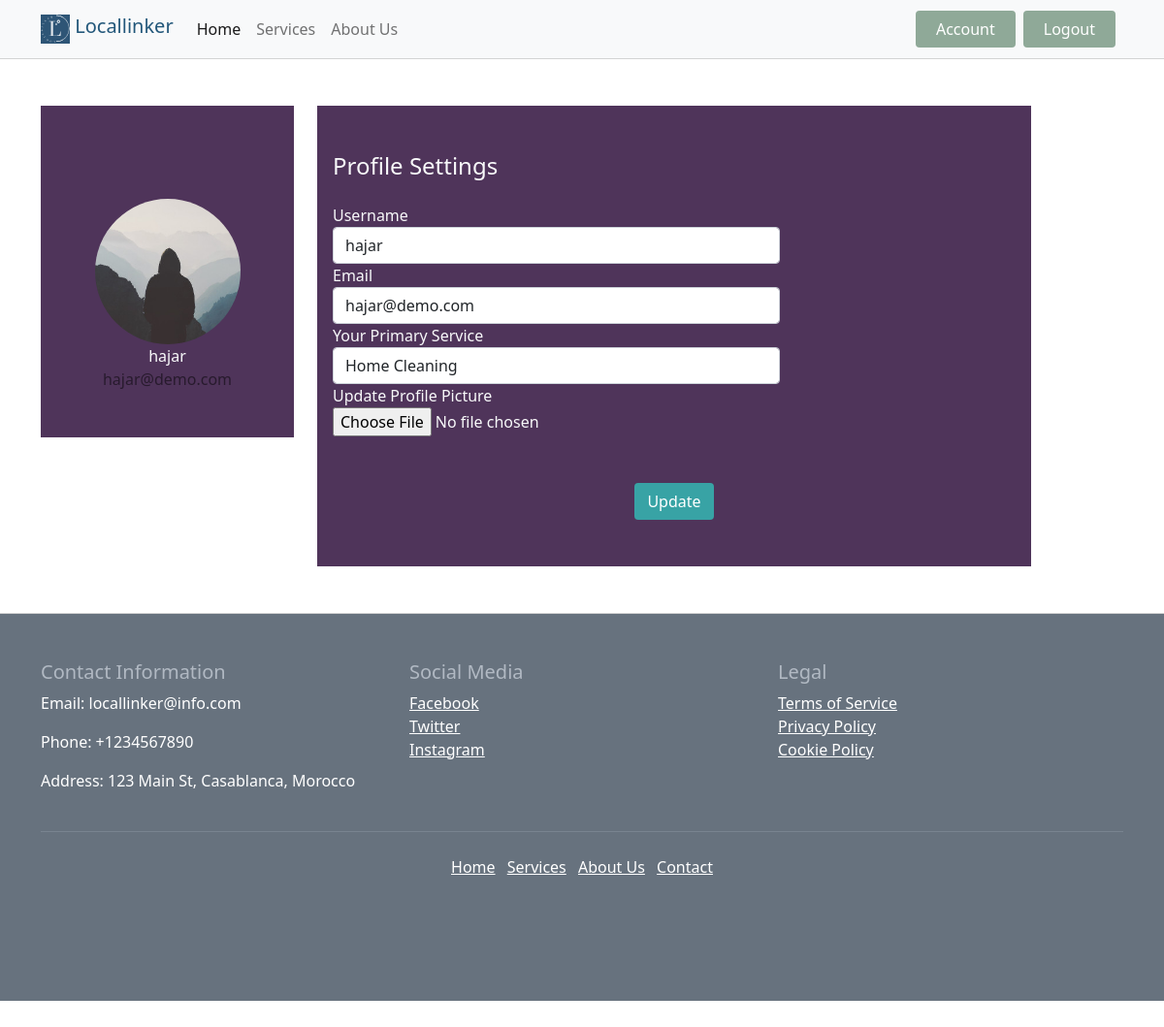
The page /provider_ccount (signed in) on the database its author committed.
### application/models.py (models this page shows, shortened)
class User(db.Model, UserMixin):
    id = db.Column(db.Integer, primary_key=True)
    username = db.Column(db.String(50), nullable=False)
    email = db.Column(db.String(100), nullable=False, unique=True)
    image_file = db.Column(db.String(20), nullable=False, default='default.jpg')
    password = db.Column(db.String(255), nullable=False)
    created_at = db.Column(db.TIMESTAMP, nullable=False, server_default=db.func.now())
    user_type = db.Column(db.String(20), nullable=False, default='regular')
    service= db.Column(db.String(20), nullable=False, default='Home Cleaning')

### application/views.py (the view, shortened to what this page needs)
@app.route('/provider_ccount', methods=['GET', 'POST'])
@login_required
def provider_account():
    form = UpdateProviderAccountForm()
    image_file = url_for('static', filename='profile_pics/' + current_user.image_file)
    return render_template('provider_account.html', title='Account', image_file=image_file, form=form)

### application/form.py (shortened to what this page needs)
class UpdateProviderAccountForm(FlaskForm):
    username = StringField('username', validators=[DataRequired(), Length(min=2, max=20)])
    email = StringField('Email', validators=[DataRequired(), Email()])
    picture = FileField('Update Profile Picture', validators=[FileAllowed(['jpg', 'png'])])
    service = SelectField('Your Primary Service', choices=[('home cleaning' ,'Home Cleaning'), ('plumbing' ,'plumbing'), ('general handyman' ,'General Handyman'), ('event planning' ,'Event Planning'), ('assembly' ,'Assembly'), ('electrical' ,'Electrical')], validators=[DataRequired()])
    submit = SubmitField('Update')

### application/models.py (called while the page is built)
@login_manager.user_loader
def load_user(user_id):
    return User.query.get(int(user_id))

### application/templates/provider_account.html (shortened to what this page needs)
<!doctype html>
<html lang="en">
  <head>
    <link href="https://cdn.jsdelivr.net/npm/bootstrap@5.0.2/dist/css/bootstrap.min.css" rel="stylesheet">
    <link rel="stylesheet" href="../static/styles.css">
  </head>
  <body style="height: 2000px;">
    <nav class="navbar navbar-expand-md navbar-light container-fluid bg-light" >
      <div class="container">
        <a class="navbar-brand mb-0 h1" href="{{ url_for('home') }}">
          <img src="../static/Images/icon.svg" width="30" height="30" class="d-inline-block align-top" alt="">
          <span>Locallinker</span>
        </a>
        <div class="collapse navbar-collapse" id="navbarNav">
             <ul class="navbar-nav">
                <li class="nav-item active">
                    <a href="{{ url_for('home') }}" class="nav-link active">Home</a>
                </li>
                <li class="nav-item dropdown">
                    <a href="{{ url_for('services') }}" class="nav-link">Services</a>
                </li>
                <li class="nav-item">
                    <a href="#" class="nav-link">About Us</a>
                </li>
            </ul>
            <div class="btn-toolbar ms-auto" role="toolbar" aria-label="Toolbar with button groups">
              <div class="btn-group me-2" role="group" aria-label="First group">
                <a href="{{ url_for('account') }}"><button type="button" class="btn" style="background-color: #8FA998; color: white;">Account</button></a>
            </div>
              <div class="btn-group me-2" role="group" aria-label="First group">
                <a href="{{ url_for('logout') }}"><button type="button" class="btn" style="background-color: #8FA998; color: white;">Logout</button></a>
            </div>
             </div>
        </div>
      </div>
      </nav>
      <div class="container rounded bg-white mt-5 mb-5">
        <div class="row">
            <div class="col-md-3 border-right">
                <div class="d-flex flex-column align-items-center text-center p-3 py-5"><img class="rounded-circle mt-5" width="150px" src="{{ image_file }}"><span class="font-weight-bold">{{ current_user.username }}</span><span class="text-black-50">{{ current_user.email }}</span></div>
            </div>
            <div class="col-md-8 border-right">
                <form method="POST" action="">
                <div class="p-3 py-5 form-group">
                    <div class="d-flex justify-content-between align-items-center mb-3">
                        <h4 class="text-right">Profile Settings</h4>
                    </div>
                    <div class="row mt-3">
                        <div class="col-md-8 form-group"><label class="form-control-label" for="username">Username</label><input type="text" class="form-control" placeholder="Update Your Username" id="username" value="{{ form.username.data or current_user.username}}" name="username">
                        </div>
                        <div class="col-md-8 form-group"><label class="form-control-label" for="email">Email</label><input type="text" class="form-control" placeholder="Update Your Email " id="email" value="{{ form.email.data or current_user.email }}" name="email">
                        </div>
                        <div class="col-md-8 form-group">
                            <label for="service" class="form-control-label">Your Primary Service</label>
                            <div class="dropdown-arrow-wrapper">
                                <select name="service" id="service" class="form-control">
                                    {% for value, label in form.service.choices %}
                                        {% if value == current_user.service %}
                                        <option value="{{ value }}" selected>{{ label }}</option>
                                    {% else %}
                                        <option value="{{ value }}">{{ label }}</option>
                                    {% endif %}
                                    {% endfor %}
                                </select>
                            </div>
                    </div>
                    <div class="form-group">
                      {{ form.picture.label() }}
                      <br>
                      {{ form.picture(class="form-control-file") }}
                      <br>
                  </div>
                    </div>
                    <div class="mt-5 text-center"><button class="btn" type="submit">Update</button></div>
                </div>
                </form>
            </div>
        </div>
    </div>
      <footer class="py-5 stl">
        <div class="container">
          <div class="row">
            <div class="col-md-4">
              <h5>Contact Information</h5>
              <p>Email: locallinker@info.com</p>
              <p>Phone: +1234567890</p>
              <p>Address: 123 Main St, Casablanca, Morocco</p>
            </div>
            <div class="col-md-4">
              <h5>Social Media</h5>
              <ul class="list-unstyled">
                <li><a href="#">Facebook</a></li>
                <li><a href="#">Twitter</a></li>
                <li><a href="#">Instagram</a></li>
              </ul>
            </div>
            <div class="col-md-4">
              <h5>Legal</h5>
              <ul class="list-unstyled">
                <li><a href="#">Terms of Service</a></li>
                <li><a href="#">Privacy Policy</a></li>
                <li><a href="#">Cookie Policy</a></li>
              </ul>
            </div>
          </div>
          <hr class="my-4">
          <div class="row">
            <div class="col-md-12">
              <ul class="list-inline text-center">
                <li class="list-inline-item"><a href="#">Home</a></li>
                <li class="list-inline-item"><a href="#">Services</a></li>
                <li class="list-inline-item"><a href="#">About Us</a></li>
                <li class="list-inline-item"><a href="#">Contact</a></li>
              </ul>
            </div>
          </div>
        </div>
      </footer>
  </body>
</html>

### application/static/styles.css (style rules this page uses)
body { min-height: 100vh; display: flex; flex-direction: column; margin: 0; padding: 0; box-sizing: border-box; }
.navbar { border-bottom: 1px solid lightgrey; padding: 10px; }
.navbar .btn { padding-left:20px; padding-right:20px; }
.navbar span { color: #22577A; text-align: center; }
.py-5 { background-color: #4F345A; color: #F8F9FA; }
.cta-section h2, p { color:#4F345A; }
footer { border-top: 1px solid lightgrey; height: 400px; }
.stl { color: rgb(177, 185, 195); background-color: #67727e;; border-top: 1px solid lightgrey; }
.stl a, .stl p { color: rgb(255, 255, 255); }
form .btn { background-color: #38A3A5; color: white }

### rows shown on the page
User: username "hajar", email "hajar@demo.com", service "Home Cleaning"
